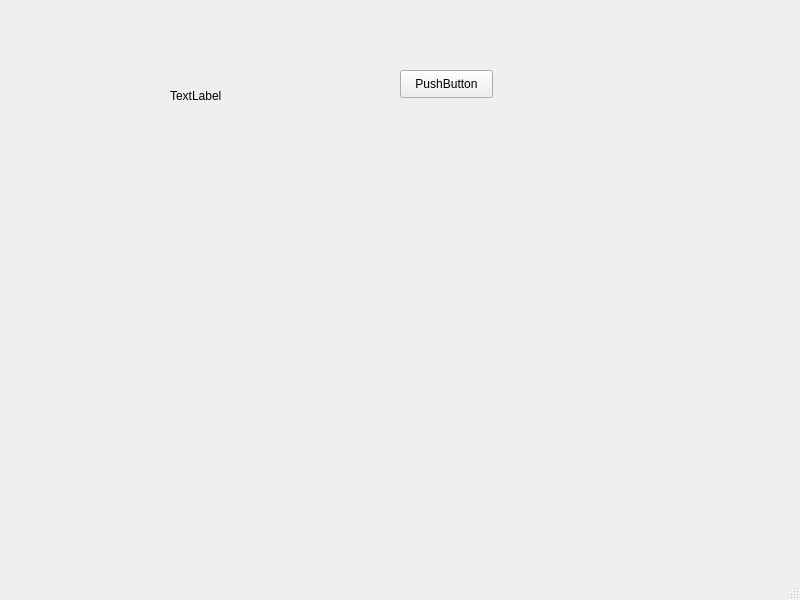
<?xml version="1.0" encoding="UTF-8"?>
<ui version="4.0">
 <class>MainWindow</class>
 <widget class="QMainWindow" name="MainWindow">
  <property name="geometry">
   <rect>
    <x>0</x>
    <y>0</y>
    <width>800</width>
    <height>600</height>
   </rect>
  </property>
  <property name="windowTitle">
   <string>MainWindow</string>
  </property>
  <widget class="QWidget" name="centralwidget">
   <widget class="QLabel" name="label">
    <property name="geometry">
     <rect>
      <x>170</x>
      <y>80</y>
      <width>101</width>
      <height>31</height>
     </rect>
    </property>
    <property name="text">
     <string>TextLabel</string>
    </property>
   </widget>
   <widget class="QPushButton" name="pushButton">
    <property name="geometry">
     <rect>
      <x>400</x>
      <y>70</y>
      <width>93</width>
      <height>28</height>
     </rect>
    </property>
    <property name="text">
     <string>PushButton</string>
    </property>
   </widget>
  </widget>
  <widget class="QMenuBar" name="menubar">
   <property name="geometry">
    <rect>
     <x>0</x>
     <y>0</y>
     <width>800</width>
     <height>26</height>
    </rect>
   </property>
  </widget>
  <widget class="QStatusBar" name="statusbar"/>
 </widget>
 <resources/>
 <connections/>
</ui>
